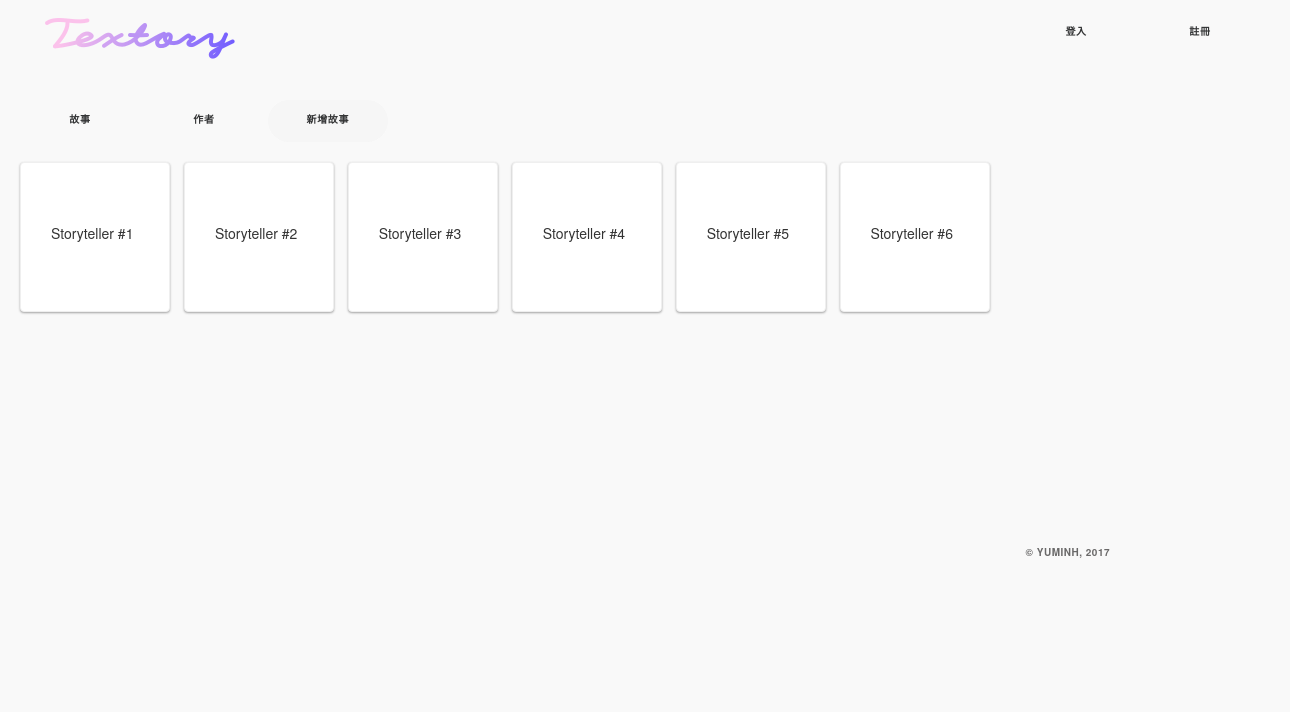
Page /storyauthors/ on the earlier database version.
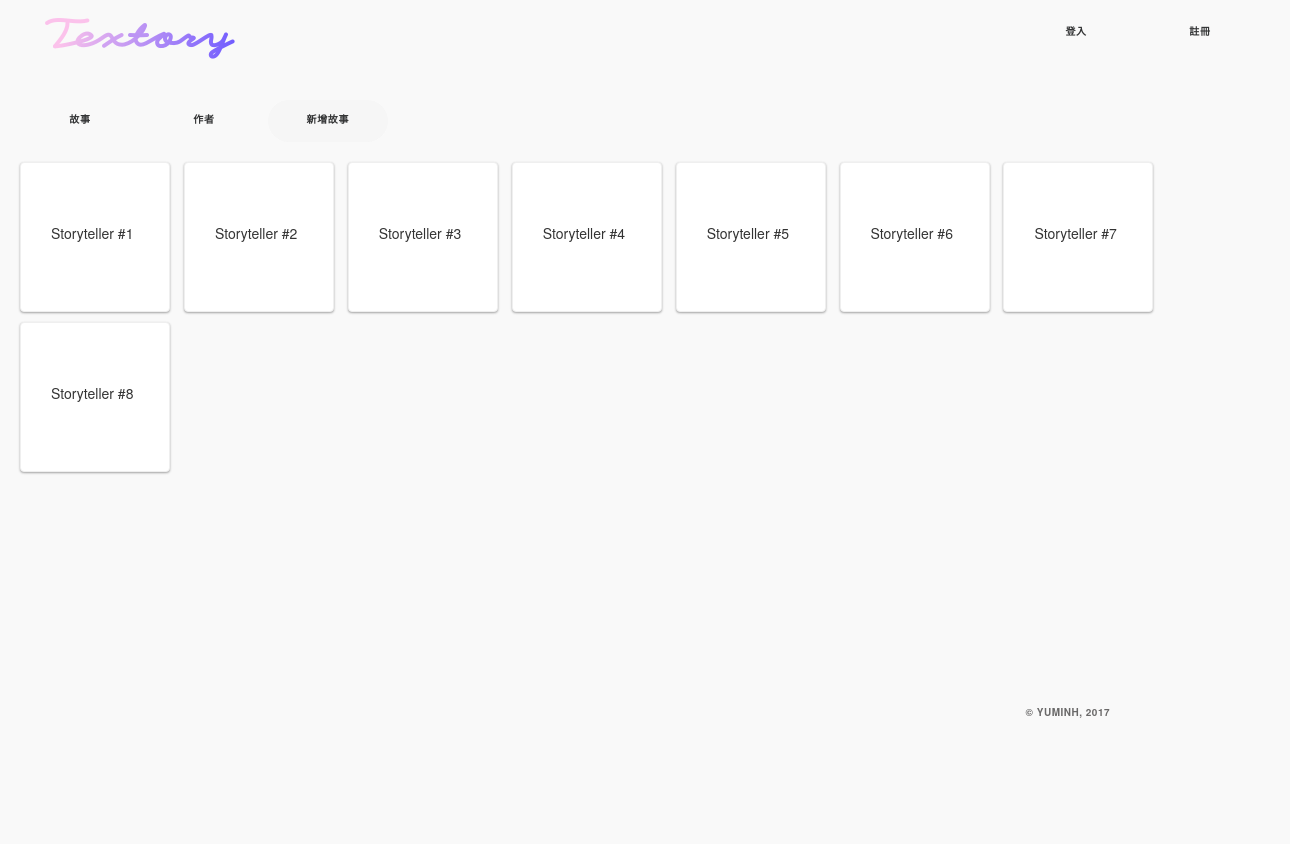
Same page on the later database version.
### story/models.py (models this page shows, shortened)
class StoryAuthor(models.Model):
    user = models.ForeignKey(User, on_delete=models.SET_NULL, null=True)

### story/views.py (the view)
# urls.py: url(r'^storyauthors/$', views.StoryAuthorListView.as_view(), name='storyauthors'),
class StoryAuthorListView(generic.ListView):
    model = StoryAuthor

### story/templates/story/storyauthor_list.html (shortened to what this page needs)
{% extends 'story/base.html' %}
{% block body %}
  <div class="container">
    <div class="box">
      <a class="button_blank button" href="{% url 'story_list' %}">故事</a>
      <a class="button_blank button" href="{% url 'storyauthors' %}">作者</a>
      <a class="button" href="{% url 'story_new' %}">新增故事</a>
    </div>
    {% if storyauthor_list %}
      {% for author in storyauthor_list %}
        <a href="{% url 'storys_by_author' author.pk %}">
          <div class="about_page__tweet">
          <br>
          Storyteller #{{ author.id }}
          <br><br>
          </div>
        </a>
      {% endfor %}
    {% else %}
      <p>There are no storyauthors yet.</p>
    {% endif %}
  </div>
{% endblock %}

### story/templates/story/base.html (shortened to what this page needs)
<!DOCTYPE html>
{% load staticfiles %}
<html prefix='og: http://ogp.me/ns#'>
    <head>
        <link rel="stylesheet" href="{% static 'css/story.css' %}">
        <link rel="stylesheet" href="https://unpkg.com/element-ui/lib/theme-chalk/index.css">
        <link rel="stylesheet" href="//maxcdn.bootstrapcdn.com/bootstrap/3.2.0/css/bootstrap.min.css">
        <link rel="stylesheet" href="//maxcdn.bootstrapcdn.com/bootstrap/3.2.0/css/bootstrap-theme.min.css">
        <link rel="stylesheet" href="https://cdnjs.cloudflare.com/ajax/libs/font-awesome/4.7.0/css/font-awesome.min.css">
        <link rel="stylesheet" href="https://maxcdn.bootstrapcdn.com/bootstrap/3.3.7/css/bootstrap.min.css">
    </head>
    <body>
      <div id="id_wrapper">
        <section>
          <nav class="nav">
            <div class="nav_container">
              <div class="nav_logo_box"><a class="navbar-brand" href="/"><img src="{% static 'img/textory_logo.png' %}"></a></div>
              <div class="nav_buttons_box">
                {% if user.is_authenticated %}
                  <a class="button_blank button nav-btn" href="{% url 'account:view_profile' %}">{{ user }}</a>
                  <a class="button_blank button nav-btn" href="{% url 'account:logout' %}">登出</a>
                {% else %}
                  <a class="button_blank button nav-btn" href="{% url 'account:login' %}">登入</a>
                  <a class="button_blank button nav-btn" href="{% url 'account:register' %}">註冊</a>
                {% endif %}
              </div>
            </div>
          </nav>
        </section>
        {% block body %}{% endblock %}
        <footer class="footer">
          <div class="footer_description_box--06">
            <div class="container footer_container">
              <span class="footer_copyright footer_copyright--06">© yuminH, 2017</span>
            </div>
          </div>
        </footer>
      </div>
    </body>
</html>

### static/css/story.css (style rules this page uses)
a { text-decoration:none }
#id_wrapper { min-height: 100%; position: relative; margin-top: 100px; }
.nav { position: fixed; z-index: 10; left: 0; right: 0; top: 0; background-color: #f9f9f9; }
.nav_container { max-width: 1320px; margin: auto; padding: 0 30px; display: -ms-flexbox; display: flex; -ms-flex-align: center; align-items: center; -ms-flex-pack: justify; justify-content: space-between; height: 65px; }
.nav_logo_box { display: inline-block; }
.navbar-brand { margin-top: -10px; }
.button { display: inline-block; min-width: 120px; padding: 0 33px; height: 42px; line-height: 36px; border-radius: 42px; font-size: 10px; letter-spacing: 0.065em; text-transform: uppercase; font-weight: 700; font-family: Montserrat, Helvetica, sans-serif; background-color: #f6f6f6; border: 2px solid transparent; cursor: pointer; color: #333435; text-align: center; text-decoration: none; transition: background-color .25s ease-out, box-shadow .25s ease; }
.button_blank { background-color: transparent; box-shadow: none; color: #333435; }
.container { margin-top: 100px; padding: 0 300px; }
.footer { position: relative; background-color: #f9f9f9; }
.footer_description_box--06 { padding: 23px 0 25px; }
.footer_container { max-width: 960px; padding: 0 30px; }
.footer_copyright { color: #6a6969; font-weight: 700; font-size: 10px; text-transform: uppercase; letter-spacing: 0.05em; float: right; }

### story/templates/story/storyauthor_list.html (style rules this page uses)
body { background: #F9F9F9; }
.container { width: 1280px; margin-bottom: 100px; }
.box { margin-bottom: 20px; }
.about_page__tweet { width: 150px; height: 150px; padding: 40px 30px 40px 30px; margin: 0 10px 10px 0; display: inline-block; vertical-align: top; overflow: hidden; cursor: pointer; background-color: #fff; border: 1px solid #efefef; border-radius: 4px; box-shadow: 0 1px 3px rgba(0,0,0,0.12), 0 1px 2px rgba(0,0,0,0.24); transition: all 0.3s cubic-bezier(.25,.8,.25,1); }
a { color: inherit; }

### story/templates/story/base.html (style rules this page uses)
#id_wrapper { min-height: 100%; position: relative; margin-top: 100px; }

Differences in the rows shown:
added StoryAuthor: id "7"
added StoryAuthor: id "8"
